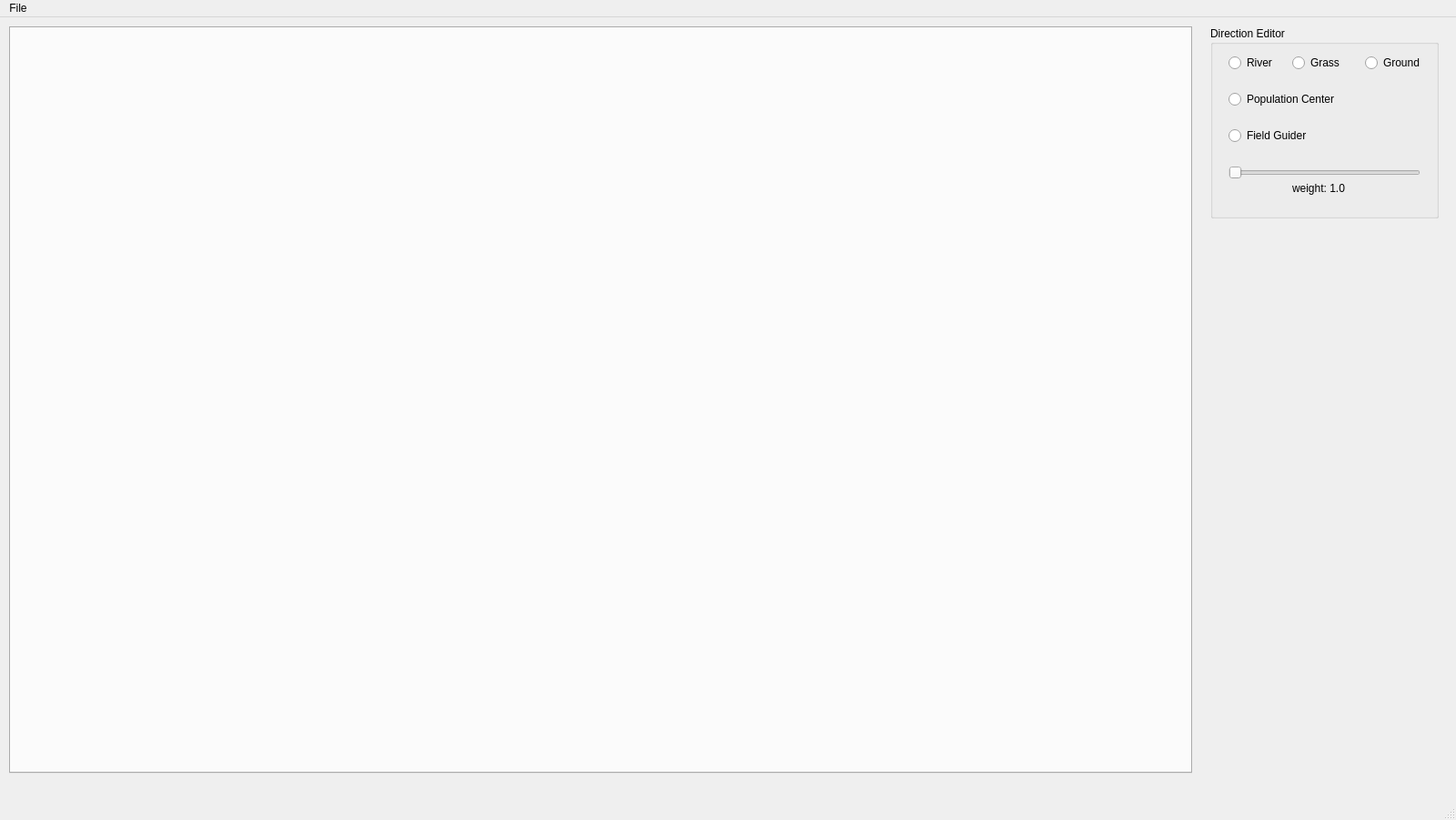
<?xml version="1.0" encoding="UTF-8"?>
<ui version="4.0">
 <class>MainWindow</class>
 <widget class="QMainWindow" name="MainWindow">
  <property name="geometry">
   <rect>
    <x>0</x>
    <y>0</y>
    <width>1600</width>
    <height>901</height>
   </rect>
  </property>
  <widget class="QWidget" name="centralwidget">
   <widget class="QTabWidget" name="tabWidget">
    <property name="geometry">
     <rect>
      <x>10</x>
      <y>10</y>
      <width>1300</width>
      <height>821</height>
     </rect>
    </property>
   </widget>
   <widget class="QGroupBox" name="directionGroupBox">
    <property name="geometry">
     <rect>
      <x>1330</x>
      <y>10</y>
      <width>251</width>
      <height>211</height>
     </rect>
    </property>
    <property name="title">
     <string>Direction Editor</string>
    </property>
    <widget class="QRadioButton" name="riverButton">
     <property name="geometry">
      <rect>
       <x>20</x>
       <y>30</y>
       <width>61</width>
       <height>20</height>
      </rect>
     </property>
     <property name="text">
      <string>River</string>
     </property>
    </widget>
    <widget class="QRadioButton" name="grassButton">
     <property name="geometry">
      <rect>
       <x>90</x>
       <y>30</y>
       <width>71</width>
       <height>20</height>
      </rect>
     </property>
     <property name="text">
      <string>Grass</string>
     </property>
    </widget>
    <widget class="QRadioButton" name="populationButton">
     <property name="geometry">
      <rect>
       <x>20</x>
       <y>70</y>
       <width>151</width>
       <height>20</height>
      </rect>
     </property>
     <property name="text">
      <string>Population Center</string>
     </property>
    </widget>
    <widget class="QRadioButton" name="guidanceButton">
     <property name="geometry">
      <rect>
       <x>20</x>
       <y>110</y>
       <width>111</width>
       <height>20</height>
      </rect>
     </property>
     <property name="text">
      <string>Field Guider</string>
     </property>
    </widget>
    <widget class="QRadioButton" name="groundButton">
     <property name="geometry">
      <rect>
       <x>170</x>
       <y>30</y>
       <width>71</width>
       <height>20</height>
      </rect>
     </property>
     <property name="text">
      <string>Ground</string>
     </property>
    </widget>
    <widget class="QSlider" name="weightSlider">
     <property name="geometry">
      <rect>
       <x>20</x>
       <y>150</y>
       <width>211</width>
       <height>22</height>
      </rect>
     </property>
     <property name="orientation">
      <enum>Qt::Horizontal</enum>
     </property>
    </widget>
    <widget class="QLabel" name="weightLabel">
     <property name="geometry">
      <rect>
       <x>90</x>
       <y>170</y>
       <width>81</width>
       <height>16</height>
      </rect>
     </property>
     <property name="text">
      <string>weight: 1.0</string>
     </property>
    </widget>
   </widget>
  </widget>
  <widget class="QMenuBar" name="menubar">
   <property name="geometry">
    <rect>
     <x>0</x>
     <y>0</y>
     <width>1600</width>
     <height>24</height>
    </rect>
   </property>
   <widget class="QMenu" name="menuFile">
    <property name="title">
     <string>File</string>
    </property>
    <addaction name="actionLoadTerrain"/>
    <addaction name="actionSaveTerrain"/>
   </widget>
   <addaction name="menuFile"/>
  </widget>
  <widget class="QStatusBar" name="statusbar"/>
  <action name="actionLoadTerrain">
   <property name="text">
    <string>Load Terrain</string>
   </property>
  </action>
  <action name="actionSaveTerrain">
   <property name="text">
    <string>Save Terrain</string>
   </property>
  </action>
 </widget>
 <resources/>
 <connections/>
</ui>
